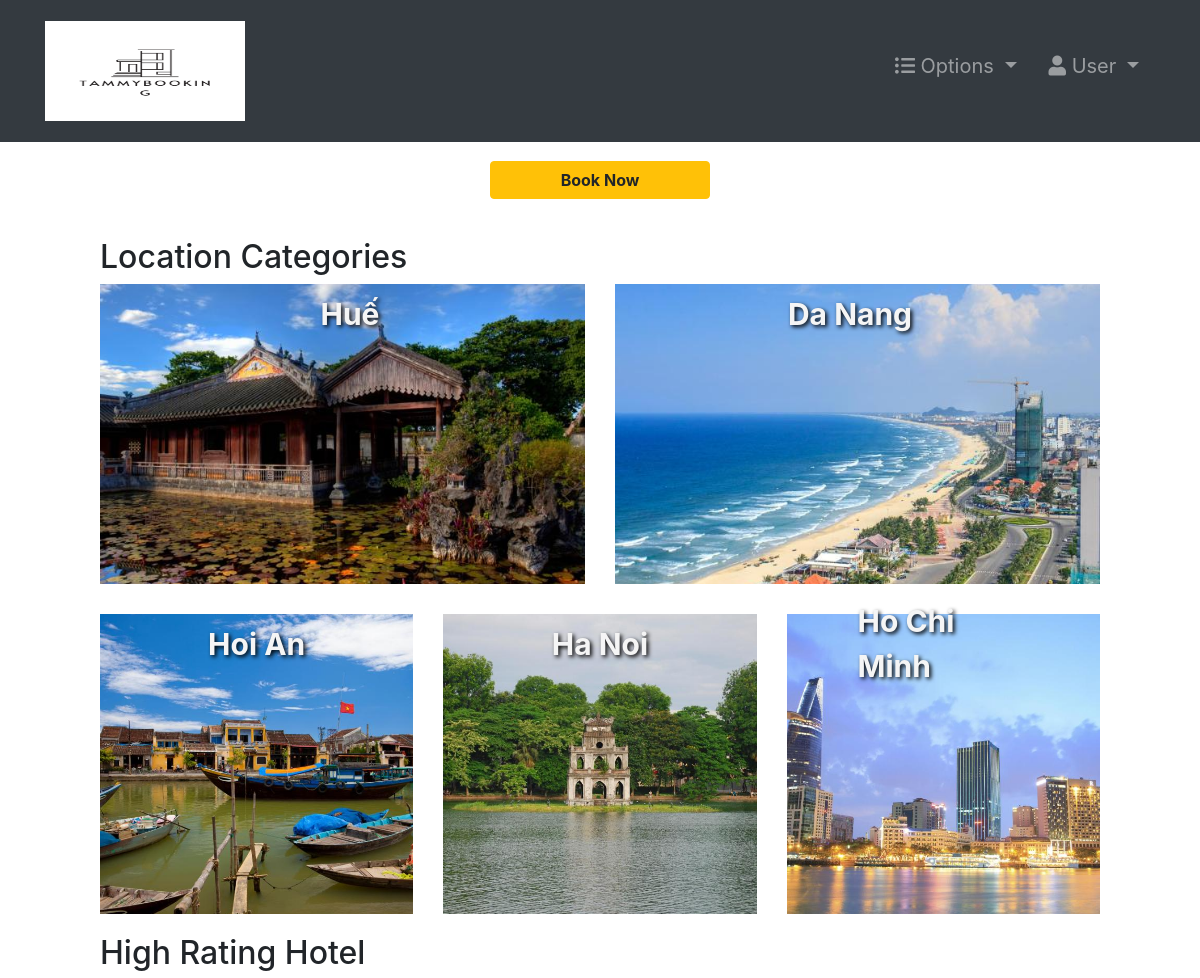
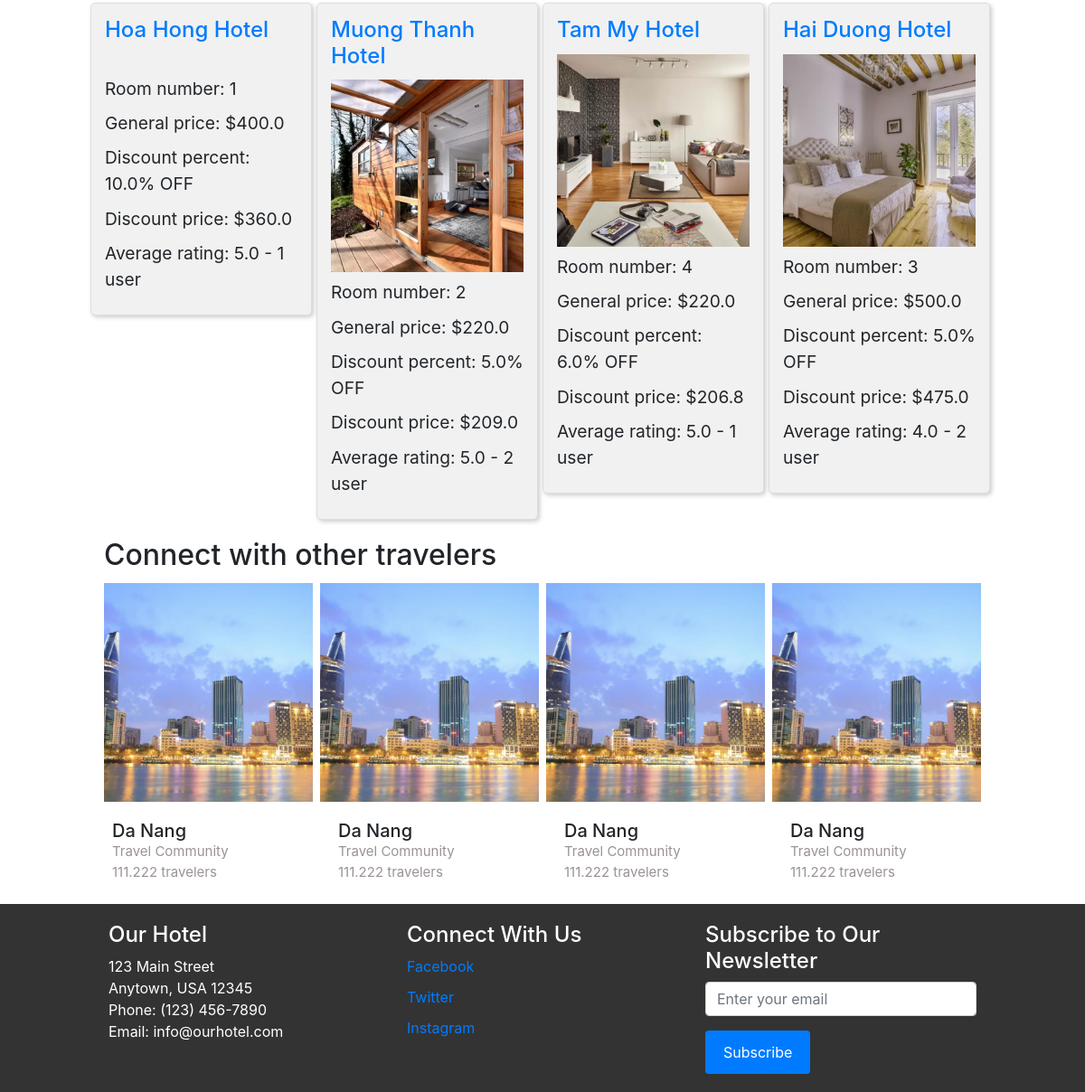
Screenshot of /guest-home/13 (signed in) with the database file from the repository (2 pictures, top to bottom).
### room/models.py (models this page shows, shortened)
class Room(models.Model):
    ROOM_TYPES = (
        ('King', 'King'),
        ('Luxury', 'Luxury'),
        ('Normal', 'Normal'),
        ('Economic', 'Economic'),
    )
    ROOM_ADDRESS = (
        ('Ha Noi','Ha Noi'),
        ('Da Nang','Da Nang'),
        ('Ho Chi Minh','Ho Chi Minh'),
    )
    ROOM_INCLUDE = (
        ('Breakfast','Breakfast'),
        ('Bar','Bar'),
        ('Free WiFi','Free WiFi'),
        ('Room service','Room service'),
        ('Private Bathroom','Private Bathroom'),
    )
    number = models.IntegerField(primary_key=True)
    capacity = models.SmallIntegerField()
    numberOfBeds = models.SmallIntegerField()
    roomType = models.TextField(max_length=20,choices=ROOM_TYPES)
    price = models.FloatField()
    statusStartDate = models.DateField(null=True)
    statusEndDate = models.DateField(null=True)
    address = models.CharField(max_length=20, choices=ROOM_ADDRESS)
    hotel_name = models.CharField(max_length=20)
    room_include = MultiSelectField( max_length=30, choices=ROOM_INCLUDE,)
    discount = models.FloatField(default=0.0)
    images = models.ImageField(upload_to='room_images/', blank=True)
    def discounted_price(self):
        if self.discount:
            return float(self.price * (100 - self.discount) / 100)
        else:
            return self.price
    def average_rating(self):
        return self.reviews.aggregate(Avg('rate'))['rate__avg']
    def countreview(self):
        reviews = Review.objects.filter(room=self).aggregate(count=Count('id'))
        cnt=0
        if reviews["count"] is not None:
            cnt = int(reviews["count"])
        return cnt

### hotel/views.py (the view, shortened to what this page needs)
# urls.py: path('guest-home/<str:pk>', guest_home, name="guest-home"),
@login_required(login_url='login')
def guest_home(request, pk):
    tempUser = User.objects.get(id=pk)
    guest = Guest.objects.get(user=tempUser)
    role = str(request.user.groups.all()[0])
    path = role + "/"
    eventAttendees = EventAttendees.objects.filter(guest=guest)
    bookings = Booking.objects.filter(guest=guest)
    reviews = Review.objects.all()
    top_rooms = Room.objects.annotate(avg_rate=Avg('reviews__rate')).order_by('-avg_rate')[:4]
    context = {
        "role": role,
        "guest": guest,
        "eventAttendees": eventAttendees,
        "bookings": bookings,
        "reviews": reviews,
        "top_rooms": top_rooms
    }
    return render(request, path + "guest-home.html", context)

### Templates/guest/guest-home.html
{% extends '../index.html' %}
{% block context %}
{% include '../common_pages/guest-home.html' %}
{% endblock %}

### Templates/common_pages/guest-home.html (shortened to what this page needs)
{% load static %}
<div class="main-page">
   <div class="col-3 centered" style="margin-top:38px;">
      <a class="btn btn-warning w-100" href="{% url 'rooms' %}"><strong>Book Now</strong> </a>
   </div>
   <div class="book-categories">
      <h2>Location Categories</h2>
      <div class="img-cate-1">
         <div class="row location">
            <div class=" line-1 col-md-6">
               <img class="img-row-1" id="brightness" src="{%static '/images/hue.jpg'%}" alt="">
               <div class="centered img-text">Huế</div>
            </div>
            <div class="line-2  col-md-6">
               <img class="img-row-1" id="brightness" src="{%static '/images/da-nang.jpg'%}" alt="">
               <div class="centered img-text">Da Nang</div>
            </div>
         </div>
         <div class="row row-row-2">
            <div class="col  col-md-4">
               <img class="img-row-2" id="brightness" src="{%static '/images/hoi-an.jpg'%}" alt="">
               <div class="centered img-text">Hoi An</div>
            </div>
            <div class="col  col-md-4">
               <img class="img-row-2" id="brightness" src="{%static '/images/ha-noi.jpg'%}" alt="">
               <div class="centered img-text">Ha Noi</div>
            </div>
            <div class="col  col-md-4">
               <img class="img-row-2" id="brightness" src="{%static '/images/hcm.jpg'%}" alt="">
               <div class="centered img-text">Ho Chi Minh</div>
            </div>
         </div>
      </div>
   </div>
   <section class="height-rate">
      <h2>High Rating Hotel</h2>
      <div class="row rate">
         {% for room in top_rooms %}
         <div class="col-md-3">
            <div class="room-card left-margin">
               <h3><a href="{% url 'room-profile' room.number %}">{{ room.hotel_name }}</a></h3>
               <img src="{{ room.images }}" alt="{{ room.name }}">
               <p>Room number: {{ room.number }}</p>
               <p>General price: ${{ room.price }}</p>
               {% if room.discount %}
               <p class="discount">Discount percent: {{ room.discount }}% OFF</p>
               <p class="price">Discount price: ${{ room.discounted_price }}</p>
               {% endif %}
               <p>Average rating: {{ room.average_rating|floatformat:1 }} - {{ room.countreview }} user</p>
            </div>
         </div>
         {% endfor %}
      </div>
   </section>
   <section class="communicate-connect">
      <div class="container">
         <div class="comment-title">
            <h2 class="text-black">Connect with other travelers</h2>
         </div>
         <div id="carouselFourColumn" class="carousel slide" data-ride="carousel">
            <div class="carousel-inner">
               <div class="carousel-item active">
                  <div class="row">
                     <div class="col-xl-3 p-1">
                        <div class="card">
                           <img src="{%static '/images/hcm.jpg'%}" class="w-100">
                           <div class="card-body">
                              <h5 class="card-title">Da Nang</h5>
                              <p class="card-text">Travel Community</p>
                              <p class="card-text">111.222 travelers</p>
                           </div>
                        </div>
                     </div>
                     <div class="col-xl-3 p-1">
                        <div class="card">
                           <img src="{%static '/images/hcm.jpg'%}" class="w-100">
                           <div class="card-body">
                              <h5 class="card-title">Da Nang</h5>
                              <p class="card-text">Travel Community</p>
                              <p class="card-text">111.222 travelers</p>
                           </div>
                        </div>
                     </div>
                     <div class="col-xl-3 p-1">
                        <div class="card">
                           <img src="{%static '/images/hcm.jpg'%}" class="w-100">
                           <div class="card-body">
                              <h5 class="card-title">Da Nang</h5>
                              <p class="card-text">Travel Community</p>
                              <p class="card-text">111.222 travelers</p>
                           </div>
                        </div>
                     </div>
                     <div class="col-xl-3 p-1">
                        <div class="card">
                           <img src="{%static '/images/hcm.jpg'%}" class="w-100">
                           <div class="card-body">
                              <h5 class="card-title">Da Nang</h5>
                              <p class="card-text">Travel Community</p>
                              <p class="card-text">111.222 travelers</p>
                           </div>
                        </div>
                     </div>
                  </div>
               </div>
            </div>
         </div>
   </section>
</div>

### static/css/style.css (style rules this page uses)
* { margin: 0; padding: 0; -webkit-font-smoothing: antialiased; box-sizing: border-box; }
.main-page { margin: 0 100px 0 100px; }
.book-categories { margin: 20px 0 20px 0; width: auto; height: auto; }
.height-rate { width: auto; height: auto; }
.communicate-connect { margin-top: 20px; width: auto; height: auto; }
.img-cate-1 { background-size: cover; }
.img-row-1 { display: block; height: 300px; object-fit: cover; width: 100%; }
.img-row-2 { display: block; height: 300px; object-fit: cover; width: 100%; }
.row-row-2 { margin-top: 30px; }
.centered { position: absolute; top: 10%; left: 50%; transform: translate(-50%, -50%); }
.img-text { color: whitesmoke; text-shadow: 2px 2px 4px #000000; font-size: 30px; font-weight: 700; }
.card-body { padding:0; }
.card { border:none !important; }
.card-title { margin-bottom: 0 !important; }
.card-text { margin-bottom: 0 !important; font-size: 15px !important; color: rgb(155, 147, 147); }
h3 { font-size: 24px; margin-bottom: 20px; }

### static/css/main.css (style rules this page uses)
* { margin: 0; padding: 0; -webkit-font-smoothing: antialiased; }
body { position: relative; }

### Templates/common_pages/guest-home.html (style rules this page uses)
.line-1 { margin: 0 auto; padding: 0 15px 0 0; }
.book-categories { margin: 20px 0 20px 0; width: auto; height: auto; }
.line-2 { margin: 0 auto; padding: 0 0 0 15px; }
.left-margin { margin: 0 5px 0 0; }
.location { position: relative; box-sizing: border-box; margin: 0 auto; max-width: 100%; }
.rate { position: relative; box-sizing: border-box; margin: 0 auto; max-width: 100%; }
.col-md-3 { padding: 0; }
.room-card { background-color: #f1f1f1; border: 1px solid #ddd; border-radius: 5px; padding: 15px; box-shadow: 2px 2px 5px #ccc; }
.room-card h3 { font-size: 1.5em; margin-bottom: 0.5em; }
.room-card p { font-size: 1.2em; margin-bottom: 0.5em; }
.room-card img { max-width: 100%; height: auto; margin-bottom: 0.5em; }

### rows the page displays
Room: hotel_name "Hoa Hong Hotel", number "1", price "400.0", discount "10.0", discounted_price "360.0", average_rating "5.0", countreview "1"
Room: hotel_name "Muong Thanh Hotel", shows a picture, number "2", price "220.0", discount "5.0", discounted_price "209.0", average_rating "5.0", countreview "2"
Room: hotel_name "Tam My Hotel", shows a picture, number "4", price "220.0", discount "6.0", discounted_price "206.8", average_rating "5.0", countreview "1"
Room: hotel_name "Hai Duong Hotel", shows a picture, number "3", price "500.0", discount "5.0", discounted_price "475.0", average_rating "4.0", countreview "2"
